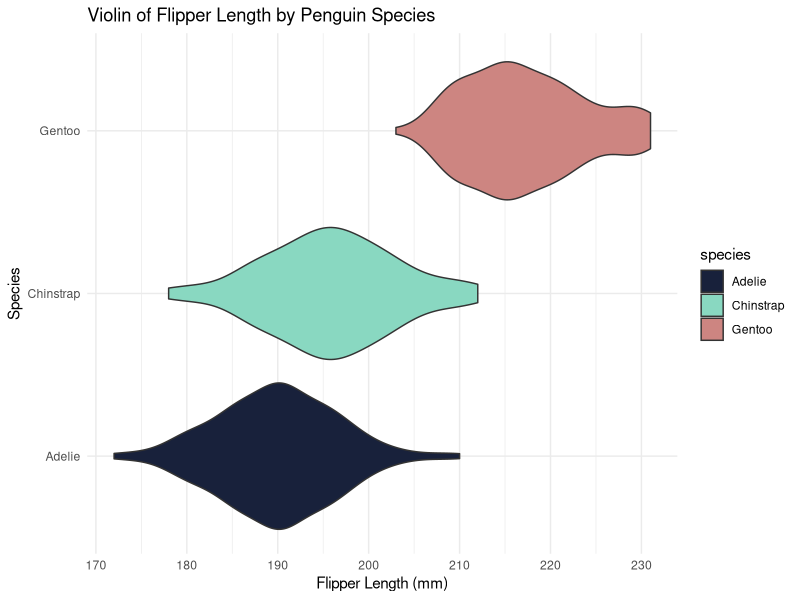
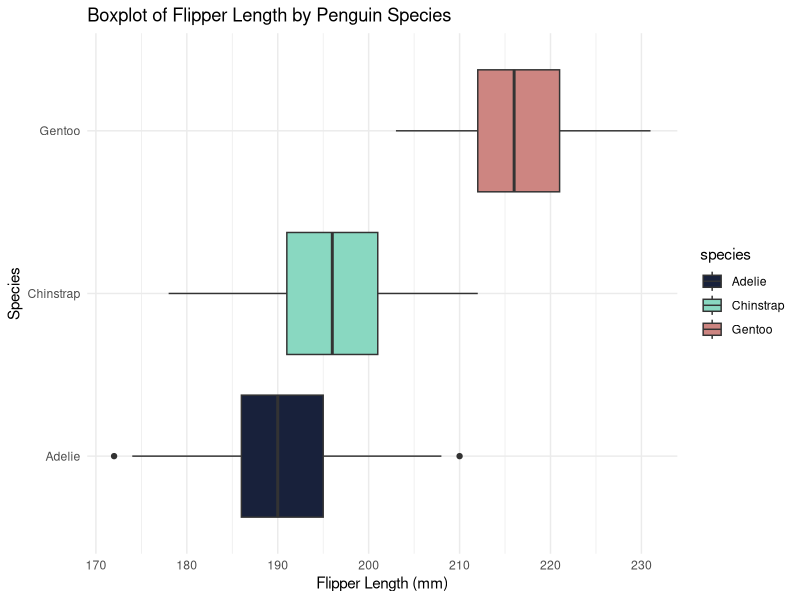

Here is the R script that generated these plots, in order:
## ---- chunk 1
library(ggplot2)
library(palmerpenguins)

ggplot(penguins, aes(x = species, y = flipper_length_mm, fill = species)) +
  geom_violin() +
  labs(title = "Violin of Flipper Length by Penguin Species",
       x = "Species",
       y = "Flipper Length (mm)") +
  theme_minimal() +
  scale_fill_manual(values = c(
    "Adelie" = "#18213B",
    "Chinstrap" = "#89D8C1",
    "Gentoo" = "#CD8581"
  )) +
  coord_flip()

## ---- chunk 2
library(ggplot2)
library(palmerpenguins)

ggplot(penguins, aes(x = species, y = flipper_length_mm, fill = species)) +
  geom_boxplot() +
  labs(title = "Boxplot of Flipper Length by Penguin Species",
       x = "Species",
       y = "Flipper Length (mm)") +
  theme_minimal() +
  scale_fill_manual(values = c(
    "Adelie" = "#18213B",
    "Chinstrap" = "#89D8C1",
    "Gentoo" = "#CD8581"
  )) +
  coord_flip()
